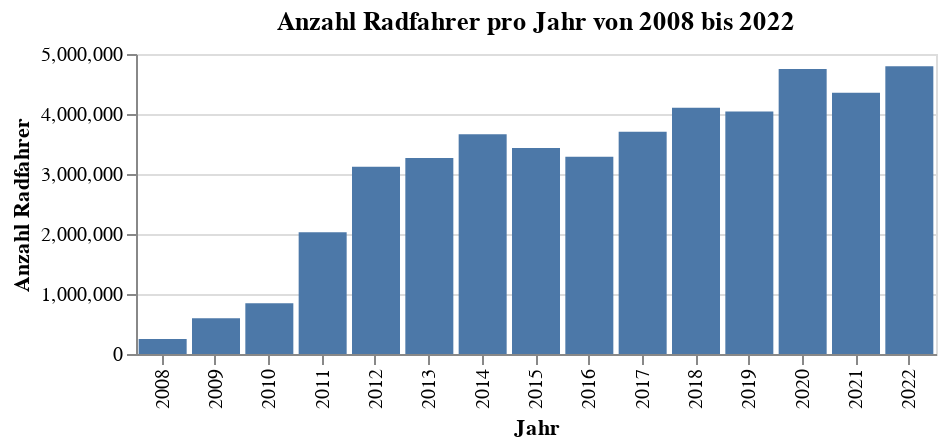

Notebook cell for this chart:
### Markdown cell above
# Anzahl der Radfahrer über gesamten Zeitraum

### Code cell
# Funktion: Erstellen eines Diagramms aus allen Dateipfaden
def create_chart(file_paths):
    # Gesamtsummen aus den CSV-Dateien berechnen
    gesamt_summen = [pd.read_csv(file_path)['gesamt'].sum() for file_path in file_paths]
    #print(gesamt_summen)
    
    # Jahre aus der jeweiligen Spalte 'datum' extrahieren
    jahre = [pd.to_datetime(pd.read_csv(file_path)['datum']).dt.year.iloc[0] for file_path in file_paths]
    
    # Altair-Diagramm erstellen
    chart = alt.Chart(pd.DataFrame({'Jahr': jahre, 'Anzahl Radfahrer': gesamt_summen})).mark_bar().encode(
        alt.X('Jahr:O'), # O, because time is ordinal
        alt.Y('Anzahl Radfahrer:Q'), # scale does nothing here # Q because the sum is quantitative
        tooltip=['Jahr', 'Anzahl Radfahrer']  # tooltip = text to show, when user's cursor is over a mark
    ).properties(
        title='Anzahl Radfahrer pro Jahr von 2008 bis 2022',
        width=400,
        height=150
    )

    return chart

# Diagramm erstellen
chart = create_chart(file_paths)

# Diagramm anzeigen
chart

### Figure 1 — Vega-Lite specification as saved in the notebook (floating-point values rounded to 4 significant figures)
{"config": {"view": {"continuousWidth": 300, "continuousHeight": 300}}, "data": {"name": "data-d947acf77f1c1cac3f6f285f1c71a8a0"}, "mark": {"type": "bar"}, "encoding": {"tooltip": [{"field": "Jahr", "type": "quantitative"}, {"field": "Anzahl Radfahrer", "type": "quantitative"}], "x": {"field": "Jahr", "type": "ordinal"}, "y": {"field": "Anzahl Radfahrer", "type": "quantitative"}}, "height": 150, "title": "Anzahl Radfahrer pro Jahr von 2008 bis 2022", "width": 400, "$schema": "https://vega.github.io/schema/vega-lite/v5.16.3.json", "datasets": {"data-d947acf77f1c1cac3f6f285f1c71a8a0": [{"Jahr": 2022, "Anzahl Radfahrer": 4798000.0}, {"Jahr": 2021, "Anzahl Radfahrer": 4356000.0}, {"Jahr": 2020, "Anzahl Radfahrer": 4751000.0}, {"Jahr": 2019, "Anzahl Radfahrer": 4040000.0}, {"Jahr": 2018, "Anzahl Radfahrer": 4105000.0}, {"Jahr": 2017, "Anzahl Radfahrer": 3705000.0}, {"Jahr": 2016, "Anzahl Radfahrer": 3286000.0}, {"Jahr": 2015, "Anzahl Radfahrer": 3434000.0}, {"Jahr": 2014, "Anzahl Radfahrer": 3661000.0}, {"Jahr": 2013, "Anzahl Radfahrer": 3266000.0}, {"Jahr": 2012, "Anzahl Radfahrer": 3122000.0}, {"Jahr": 2011, "Anzahl Radfahrer": 2027000.0}, {"Jahr": 2010, "Anzahl Radfahrer": 845400.0}, {"Jahr": 2009, "Anzahl Radfahrer": 596400.0}, {"Jahr": 2008, "Anzahl Radfahrer": 250200.0}]}}
